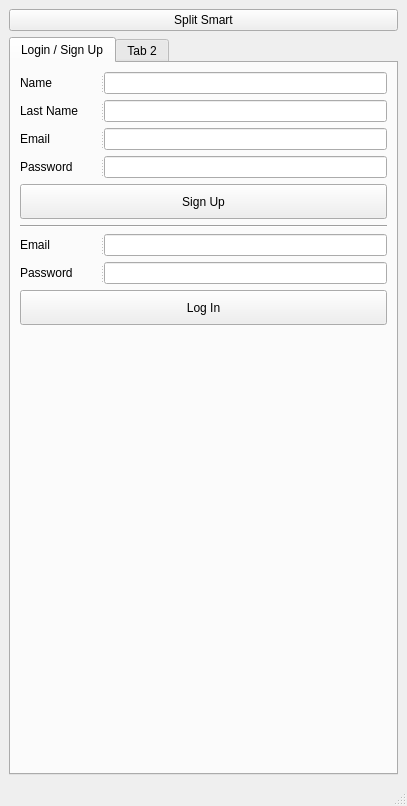
<?xml version="1.0" encoding="UTF-8"?>
<ui version="4.0">
 <class>SplitSmart</class>
 <widget class="QMainWindow" name="SplitSmart">
  <property name="geometry">
   <rect>
    <x>0</x>
    <y>0</y>
    <width>407</width>
    <height>806</height>
   </rect>
  </property>
  <property name="windowTitle">
   <string>Split Smart</string>
  </property>
  <widget class="QWidget" name="centralwidget">
   <layout class="QVBoxLayout" name="verticalLayout">
    <item>
     <widget class="QPushButton" name="btnSplitSmart">
      <property name="text">
       <string>Split Smart</string>
      </property>
     </widget>
    </item>
    <item>
     <widget class="QTabWidget" name="tabWidget">
      <widget class="QWidget" name="tab">
       <attribute name="title">
        <string>Login / Sign Up</string>
       </attribute>
       <layout class="QVBoxLayout" name="verticalLayout_2">
        <item>
         <widget class="QSplitter" name="splitter_5">
          <property name="orientation">
           <enum>Qt::Horizontal</enum>
          </property>
          <widget class="QLabel" name="label_5">
           <property name="minimumSize">
            <size>
             <width>80</width>
             <height>0</height>
            </size>
           </property>
           <property name="maximumSize">
            <size>
             <width>80</width>
             <height>16777215</height>
            </size>
           </property>
           <property name="text">
            <string>Name</string>
           </property>
          </widget>
          <widget class="QLineEdit" name="linSignupName"/>
         </widget>
        </item>
        <item>
         <widget class="QSplitter" name="splitter_6">
          <property name="orientation">
           <enum>Qt::Horizontal</enum>
          </property>
          <widget class="QLabel" name="label_6">
           <property name="minimumSize">
            <size>
             <width>80</width>
             <height>0</height>
            </size>
           </property>
           <property name="maximumSize">
            <size>
             <width>80</width>
             <height>16777215</height>
            </size>
           </property>
           <property name="text">
            <string>Last Name</string>
           </property>
          </widget>
          <widget class="QLineEdit" name="linSignupLastName"/>
         </widget>
        </item>
        <item>
         <widget class="QSplitter" name="splitter_4">
          <property name="orientation">
           <enum>Qt::Horizontal</enum>
          </property>
          <widget class="QLabel" name="label_4">
           <property name="minimumSize">
            <size>
             <width>80</width>
             <height>0</height>
            </size>
           </property>
           <property name="maximumSize">
            <size>
             <width>80</width>
             <height>16777215</height>
            </size>
           </property>
           <property name="text">
            <string>Email</string>
           </property>
          </widget>
          <widget class="QLineEdit" name="linSignupEmail"/>
         </widget>
        </item>
        <item>
         <widget class="QSplitter" name="splitter_3">
          <property name="orientation">
           <enum>Qt::Horizontal</enum>
          </property>
          <widget class="QLabel" name="label_3">
           <property name="minimumSize">
            <size>
             <width>80</width>
             <height>0</height>
            </size>
           </property>
           <property name="maximumSize">
            <size>
             <width>80</width>
             <height>16777215</height>
            </size>
           </property>
           <property name="text">
            <string>Password</string>
           </property>
          </widget>
          <widget class="QLineEdit" name="linSignupPassword"/>
         </widget>
        </item>
        <item>
         <widget class="QPushButton" name="btnSignUp">
          <property name="minimumSize">
           <size>
            <width>0</width>
            <height>35</height>
           </size>
          </property>
          <property name="text">
           <string>Sign Up</string>
          </property>
         </widget>
        </item>
        <item>
         <widget class="Line" name="line">
          <property name="orientation">
           <enum>Qt::Horizontal</enum>
          </property>
         </widget>
        </item>
        <item>
         <widget class="QSplitter" name="splitter">
          <property name="orientation">
           <enum>Qt::Horizontal</enum>
          </property>
          <widget class="QLabel" name="label">
           <property name="minimumSize">
            <size>
             <width>80</width>
             <height>0</height>
            </size>
           </property>
           <property name="maximumSize">
            <size>
             <width>80</width>
             <height>16777215</height>
            </size>
           </property>
           <property name="text">
            <string>Email</string>
           </property>
          </widget>
          <widget class="QLineEdit" name="linLoginEmail"/>
         </widget>
        </item>
        <item>
         <widget class="QSplitter" name="splitter_2">
          <property name="orientation">
           <enum>Qt::Horizontal</enum>
          </property>
          <widget class="QLabel" name="label_2">
           <property name="minimumSize">
            <size>
             <width>80</width>
             <height>0</height>
            </size>
           </property>
           <property name="maximumSize">
            <size>
             <width>80</width>
             <height>16777215</height>
            </size>
           </property>
           <property name="text">
            <string>Password</string>
           </property>
          </widget>
          <widget class="QLineEdit" name="linLoginPassword"/>
         </widget>
        </item>
        <item>
         <widget class="QPushButton" name="btnLogIn">
          <property name="minimumSize">
           <size>
            <width>0</width>
            <height>35</height>
           </size>
          </property>
          <property name="text">
           <string>Log In</string>
          </property>
         </widget>
        </item>
        <item>
         <spacer name="verticalSpacer">
          <property name="orientation">
           <enum>Qt::Vertical</enum>
          </property>
          <property name="sizeHint" stdset="0">
           <size>
            <width>20</width>
            <height>40</height>
           </size>
          </property>
         </spacer>
        </item>
       </layout>
      </widget>
      <widget class="QWidget" name="tab_2">
       <attribute name="title">
        <string>Tab 2</string>
       </attribute>
      </widget>
     </widget>
    </item>
   </layout>
  </widget>
  <widget class="QMenuBar" name="menubar">
   <property name="geometry">
    <rect>
     <x>0</x>
     <y>0</y>
     <width>407</width>
     <height>21</height>
    </rect>
   </property>
  </widget>
  <widget class="QStatusBar" name="statusbar"/>
 </widget>
 <resources/>
 <connections/>
</ui>
